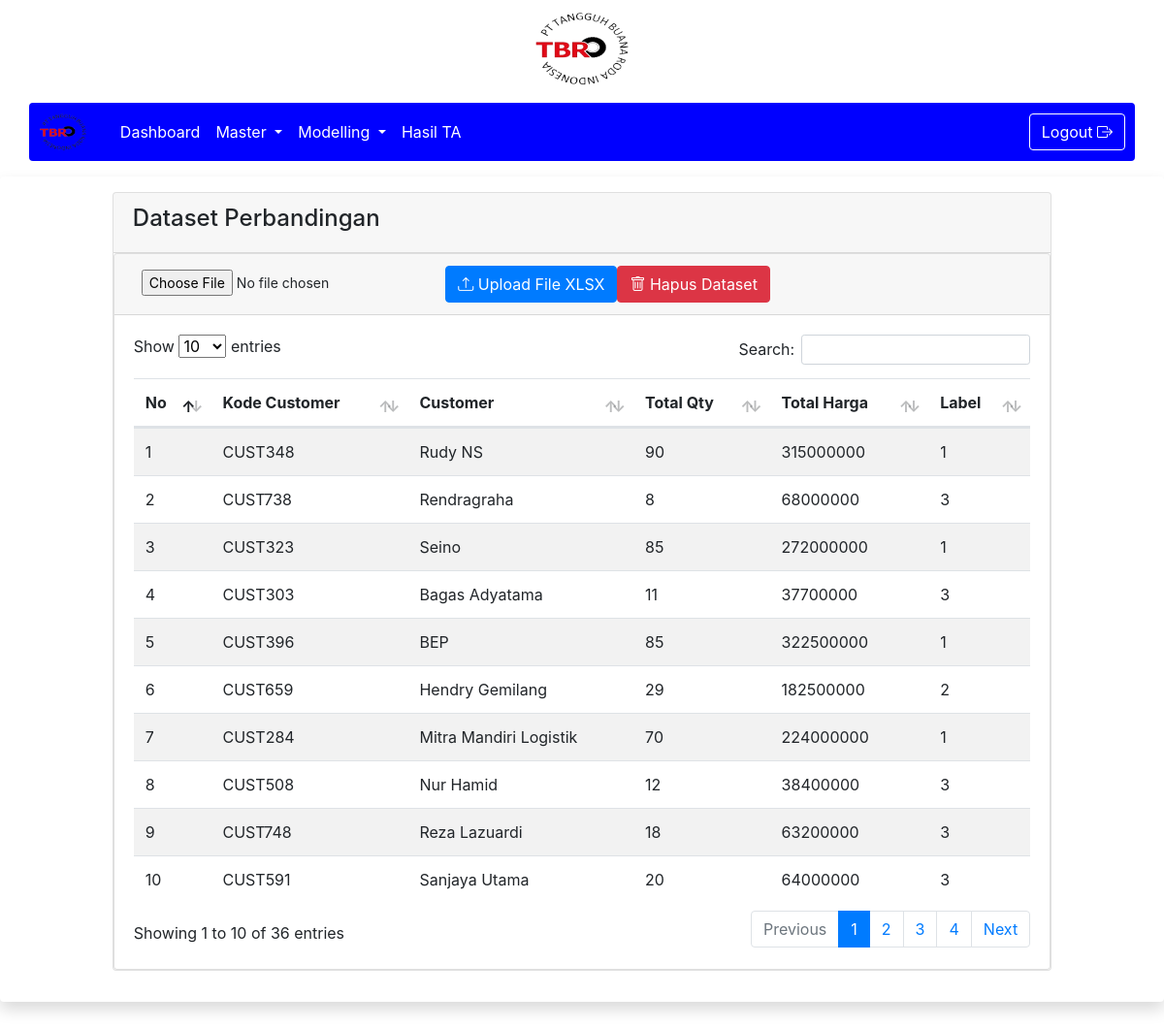
The page /1/dataset_perbandingan.php (signed in) on the database its author committed.
### tables this page shows
CREATE TABLE `dataset_dtnative` (
  `id_dt` int(11) NOT NULL,
  `kode_customer` varchar(15) NOT NULL,
  `customer` varchar(50) NOT NULL,
  `total_qty` int(11) NOT NULL,
  `total_harga` bigint(20) NOT NULL,
  `label` int(11) NOT NULL
);

### 1/dataset_perbandingan.php (the view, shortened to what this page needs)
<!DOCTYPE html>
<html lang="en">
<head>
    <link rel="stylesheet" href="https://cdn.jsdelivr.net/npm/bootstrap@4.6.2/dist/css/bootstrap.min.css"
>
    <link rel="stylesheet" href="../assets/css/dataTables.bootstrap5.min.css" />
    <link rel="stylesheet"
        href="https://cdnjs.cloudflare.com/ajax/libs/bootstrap-icons/1.10.0/font/bootstrap-icons.min.css">
</head>
<body>
    <?php
    include 'navbar.php';
    ?>
    <div class="shadow p-3 mb-5 bg-white rounded">
        <div class="row justify-content-center">
            <div class="col-md-10 mb-3">
                <div class="card">
                    <div class="card-header">
                        <h4>Dataset Perbandingan</h4>
                    </div>
                    <div class="card">
                        <div class="card-header">
                            <div class="input-group">
                                <form method="post" enctype="multipart/form-data">
                                    <input type="file" class="form-control-sm me-2 w-40" id="inputxls" name="inputxls"
                                        aria-describedby="uploadxls" aria-label="Upload" required>
                                    <button class="btn btn-primary" type="submit" id="uploadxls" name="uploadxls"><i
                                            class="bi bi-upload"></i>
                                        Upload File XLSX</button>
                                </form>
                                <form action="" method="post" onsubmit="confirmSave(event)">
                                    <button class="btn btn-danger" type="submit" id="deleteds" name="deleteds"><i
                                            class="bi bi-trash"></i> Hapus
                                        Dataset</button>
                                </form>
                            </div>
                        </div>
                        <div class="card-body">
                            <div class="table-responsive">
                                <table id="example" class="table table-striped data-table" style="width: 100%">
                                    <thead>
                                        <tr>
                                            <th>No</th>
                                            <th>Kode Customer</th>
                                            <th>Customer</th>
                                            <th>Total Qty</th>
                                            <th>Total Harga</th>
                                            <th>Label</th>
                                        </tr>
                                    </thead>
                                    <tbody>
                                        <?php
                                        $query = "SELECT * FROM dataset_dtnative";
                                        $sql = mysqli_query($GLOBALS['conn'], $query);
                                        if (mysqli_num_rows($sql) > 0) {
                                            while ($data = mysqli_fetch_array($sql)) {
                                                ?>
                                                <tr>
                                                    <td>
                                                        <?php
                                                        echo $data['id_dt'];
                                                        ?>
                                                    </td>
                                                    <td>
                                                        <?php
                                                        echo $data['kode_customer'];
                                                        ?>
                                                    </td>
                                                    <td>
                                                        <?php
                                                        echo $data['customer'];
                                                        ?>
                                                    </td>
                                                    <td>
                                                        <?php
                                                        echo $data['total_qty'];
                                                        ?>
                                                    </td>
                                                    <td>
                                                        <?php
                                                        echo $data['total_harga'];
                                                        ?>
                                                    </td>
                                                    <td>
                                                        <?php
                                                        echo $data['label'];
                                                        ?>
                                                    </td>
                                                </tr>
                                                <?php
                                            }
                                        }
                                        ?>
                                    </tbody>
                                </table>
                            </div>
                        </div>
                    </div>
                </div>
            </div>
        </div>
</body>
</html>

### rows shown on the page
dataset_dtnative: id_dt "1", kode_customer "CUST348", customer "Rudy NS", total_qty "90", total_harga "315000000", label "1"
dataset_dtnative: id_dt "2", kode_customer "CUST738", customer "Rendragraha", total_qty "8", total_harga "68000000", label "3"
dataset_dtnative: id_dt "3", kode_customer "CUST323", customer "Seino", total_qty "85", total_harga "272000000", label "1"
dataset_dtnative: id_dt "4", kode_customer "CUST303", customer "Bagas Adyatama", total_qty "11", total_harga "37700000", label "3"
dataset_dtnative: id_dt "5", kode_customer "CUST396", customer "BEP", total_qty "85", total_harga "322500000", label "1"
dataset_dtnative: id_dt "6", kode_customer "CUST659", customer "Hendry Gemilang", total_qty "29", total_harga "182500000", label "2"
dataset_dtnative: id_dt "7", kode_customer "CUST284", customer "Mitra Mandiri Logistik", total_qty "70", total_harga "224000000", label "1"
dataset_dtnative: id_dt "8", kode_customer "CUST508", customer "Nur Hamid", total_qty "12", total_harga "38400000", label "3"
dataset_dtnative: id_dt "9", kode_customer "CUST748", customer "Reza Lazuardi", total_qty "18", total_harga "63200000", label "3"
dataset_dtnative: id_dt "10", kode_customer "CUST591", customer "Sanjaya Utama", total_qty "20", total_harga "64000000", label "3"
